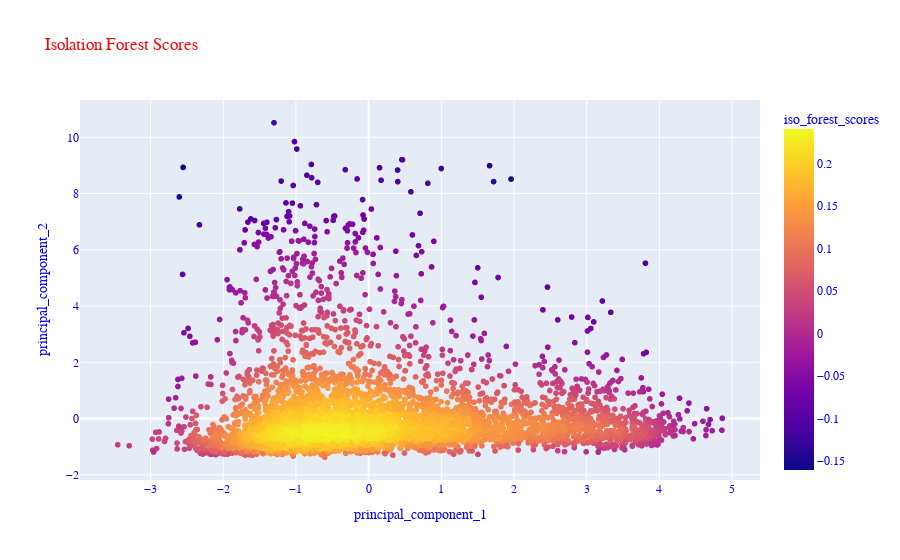

This figure's notebook cell:
### Code cell
# [3] Isolation Forest Scores
plot_firms(dataframe=pca_df, title="Isolation Forest Scores", color='iso_forest_scores')

### Figure 1 — Plotly figure (JSON) as saved in the notebook; plotly's stock layout.template omitted (floating-point values rounded to 4 significant figures; data arrays with more than 128 entries replaced by an {"elided": "..."} marker saying what was removed)
{"data": [{"hovertemplate": "principal_component_1=%{x}<br>principal_component_2=%{y}<br>iso_forest_scores=%{marker.color}<extra></extra>", "legendgroup": "", "marker": {"color": {"elided": "6279 float values"}, "coloraxis": "coloraxis", "symbol": "circle"}, "mode": "markers", "name": "", "showlegend": false, "type": "scattergl", "x": {"elided": "6279 float values"}, "xaxis": "x", "y": {"elided": "6279 float values"}, "yaxis": "y"}], "layout": {"coloraxis": {"colorbar": {"title": {"text": "iso_forest_scores"}}, "colorscale": [[0, "#0d0887"], [0.1111, "#46039f"], [0.2222, "#7201a8"], [0.3333, "#9c179e"], [0.4444, "#bd3786"], [0.5556, "#d8576b"], [0.6667, "#ed7953"], [0.7778, "#fb9f3a"], [0.8889, "#fdca26"], [1, "#f0f921"]]}, "font": {"color": "blue", "family": "Courier New"}, "legend": {"title": {"font": {"color": "green"}}, "tracegroupgap": 0}, "title": {"font": {"color": "red", "family": "Courier New"}, "text": "Isolation Forest Scores"}, "xaxis": {"anchor": "y", "domain": [0, 1], "title": {"text": "principal_component_1"}}, "yaxis": {"anchor": "x", "domain": [0, 1], "title": {"text": "principal_component_2"}}}}
